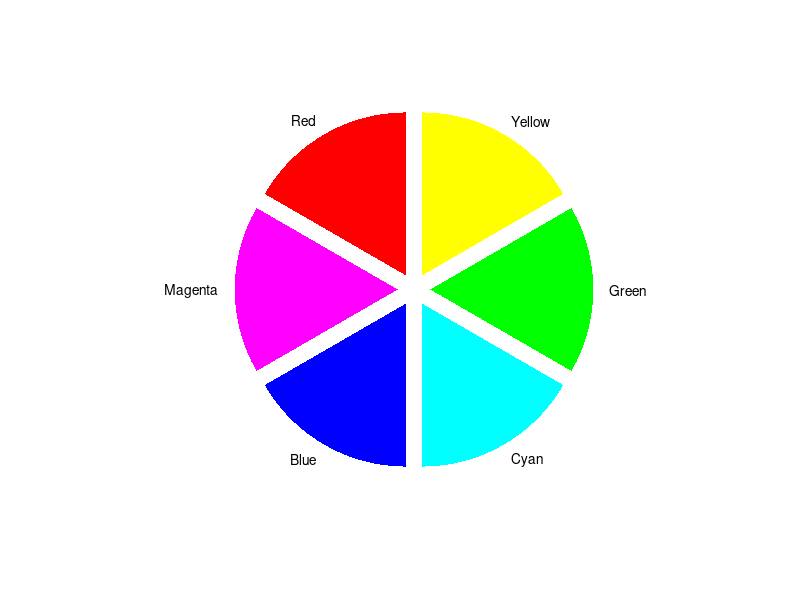

This chart was generated by the following MATLAB code: (Note: this script raises an error after producing the figure.)
% colorwheel.m
% Produce a color wheel to illustrate the RGB color system
% peter.gruber@usi.ch, 2014-09-28

myData=ones(6,1);
colors=[1 0 0;
        1 0 1;
        0 0 1;        
        0 1 1;
        0 1 0;
        1 1 0];
    colorName={'Red','Magenta','Blue','Cyan','Green','Yellow'}

h=pie(myData,myData,colorName);
hp = findobj(h, 'Type', 'patch');
for k=1:6
    set(hp(k),'FaceColor',colors(k,:),'EdgeColor','none');
end

rotate(h,[0 0 1],-30)